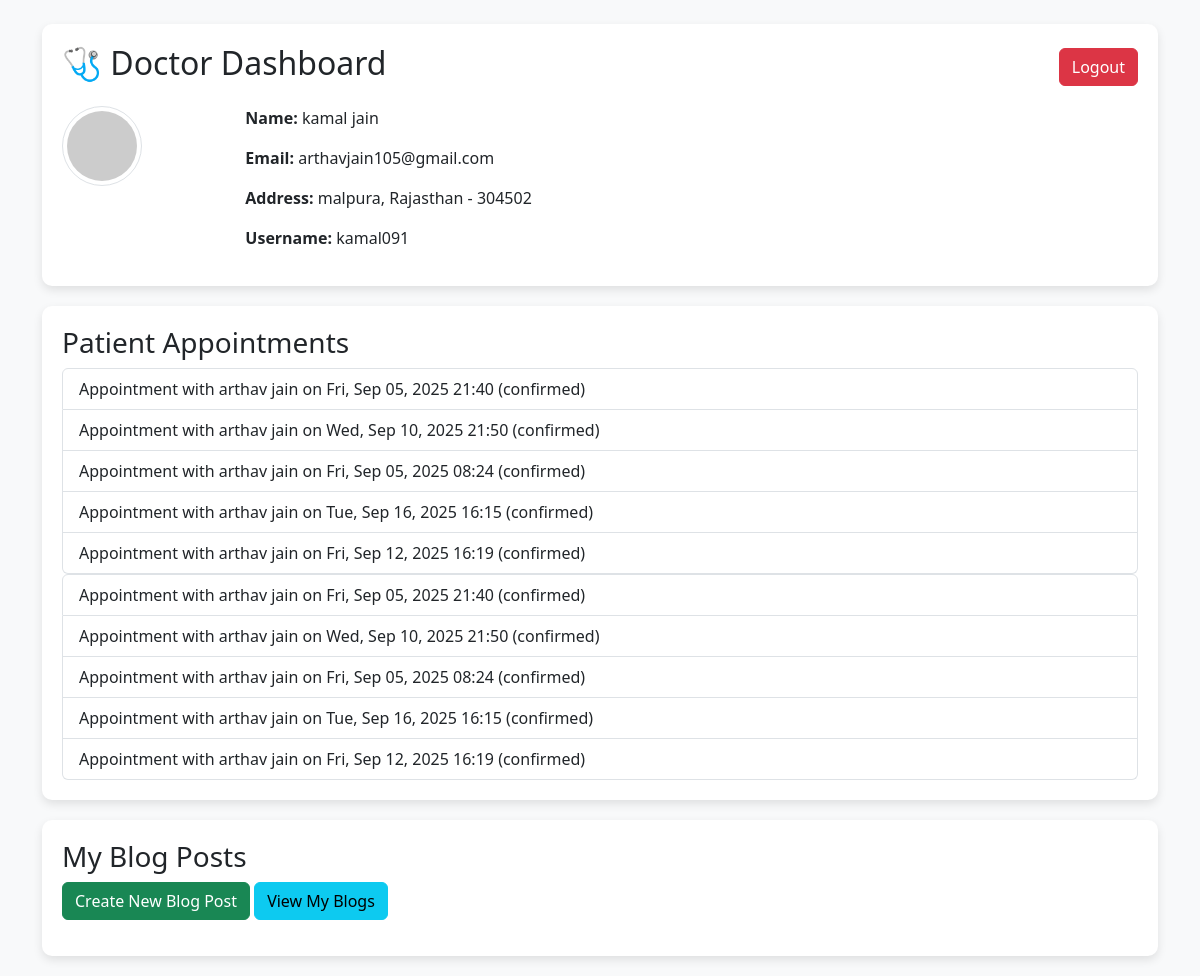
Page /doctor_dashboard/ (signed in) on the committed database.
### accounts/models.py (models this page shows, shortened)
class CustomUser(AbstractUser):
    USER_TYPE_CHOICES = (
        ('patient', 'Patient'),
        ('doctor', 'Doctor'),
    )
    user_type = models.CharField(max_length=10, choices=USER_TYPE_CHOICES)
    profile_picture = models.ImageField(upload_to="profiles/", blank=True, null=True)
    address_line1 = models.CharField(max_length=255, blank=True, null=True)
    city = models.CharField(max_length=100, blank=True, null=True)
    state = models.CharField(max_length=100, blank=True, null=True)
    pincode = models.CharField(max_length=10, blank=True, null=True)

class Appointment(models.Model):
    patient = models.ForeignKey(CustomUser, on_delete=models.CASCADE, related_name="patient_appointments")
    doctor = models.ForeignKey(CustomUser, on_delete=models.CASCADE, related_name="doctor_appointments")
    date = models.DateTimeField()
    status = models.CharField(max_length=20, choices=[("pending", "Pending"), ("confirmed", "Confirmed")], default="pending")

### accounts/views.py (the view, shortened to what this page needs)
# urls.py: path("doctor_dashboard/", doctor_dashboard_view, name="doctor_dashboard"),
@login_required
def doctor_dashboard_view(request):
    user = request.user
    if user.user_type != "doctor":
        return redirect("dashboard")
    appointments = Appointment.objects.filter(doctor=user).select_related("patient")
    return render(
        request,
        "accounts/doctor_dashboard.html",
        {
            "user": user,
            "appointments": appointments,
            "upcoming_count": appointments.filter(date__gte=now()).count(),
        }
    )

### accounts/templates/accounts/doctor_dashboard.html (shortened to what this page needs)
<!DOCTYPE html>
<html>
  <head>
    <link
      href="https://cdn.jsdelivr.net/npm/bootstrap@5.3.3/dist/css/bootstrap.min.css"
      rel="stylesheet"
    />
  </head>
  <body class="bg-light">
    <div class="container mt-4">
      <div class="dashboard-card">
        <div class="dashboard-header">
          <h2>🩺 Doctor Dashboard</h2>
          <a href="{% url 'logout' %}" class="btn btn-danger">Logout</a>
        </div>
        <div class="row mt-3">
          <div class="col-md-2">
            {% if user.profile_picture %}
            <img
              src="{{ user.profile_picture.url }}"
              class="profile-img img-thumbnail"
            />
            {% else %}
            <img
              src="https://via.placeholder.com/80"
              class="profile-img img-thumbnail"
            />
            {% endif %}
          </div>
          <div class="col-md-10">
            <p>
              <strong>Name:</strong> {{ user.first_name }} {{ user.last_name }}
            </p>
            <p><strong>Email:</strong> {{ user.email }}</p>
            <p>
              <strong>Address:</strong> {{ user.address_line1 }},  {{ user.state }} - {{ user.pincode }}
            </p>
            <p><strong>Username:</strong> {{ user.username }}</p>
          </div>
        </div>
      </div>
      <div class="dashboard-card">
        <h3>Patient Appointments</h3>
      <ul class="list-group">
  {% for appointment in appointments %}
    <li class="list-group-item">
      Appointment with {{ appointment.patient.first_name }} {{ appointment.patient.last_name }}
      on {{ appointment.date|date:"D, M d, Y H:i" }} ({{ appointment.status }})
    </li>
  {% empty %}
    <li class="list-group-item">No appointments scheduled yet.</li>
  {% endfor %}
</ul><ul class="list-group">
  {% for appointment in appointments %}
    <li class="list-group-item">
      Appointment with {{ appointment.patient.first_name }} {{ appointment.patient.last_name }}
      on {{ appointment.date|date:"D, M d, Y H:i" }} ({{ appointment.status }})
    </li>
  {% empty %}
    <li class="list-group-item">No appointments scheduled yet.</li>
  {% endfor %}
</ul>
      </div>
      <div class="dashboard-card">
        <h3>My Blog Posts</h3>
        <a href="{% url 'create_blog_post' %}" class="btn btn-success mb-3"
          >Create New Blog Post</a
        >
        <a href="{% url 'doctor_blogs' %}" class="btn btn-info mb-3"
          >View My Blogs</a
        >
      </div>
    </div>
  </body>
</html>

### accounts/templates/accounts/doctor_dashboard.html (style rules this page uses)
.dashboard-card { background: #fff; padding: 20px; border-radius: 10px; box-shadow: 0 4px 10px rgba(0, 0, 0, 0.1); margin-bottom: 20px; }
.dashboard-header { display: flex; align-items: center; justify-content: space-between; }
.profile-img { border-radius: 50%; width: 80px; height: 80px; object-fit: cover; }

### rows in the picture
CustomUser: first_name "kamal", last_name "jain", email "arthavjain105@gmail.com", address_line1 "malpura", state "Rajasthan", pincode "304502", username "kamal091"
Appointment: patient.first_name "arthav", patient.last_name "jain", date "Fri, Sep 05, 2025 21:40", status "confirmed"
Appointment: patient.first_name "arthav", patient.last_name "jain", date "Wed, Sep 10, 2025 21:50", status "confirmed"
Appointment: patient.first_name "arthav", patient.last_name "jain", date "Fri, Sep 05, 2025 08:24", status "confirmed"
Appointment: patient.first_name "arthav", patient.last_name "jain", date "Tue, Sep 16, 2025 16:15", status "confirmed"
Appointment: patient.first_name "arthav", patient.last_name "jain", date "Fri, Sep 12, 2025 16:19", status "confirmed"
